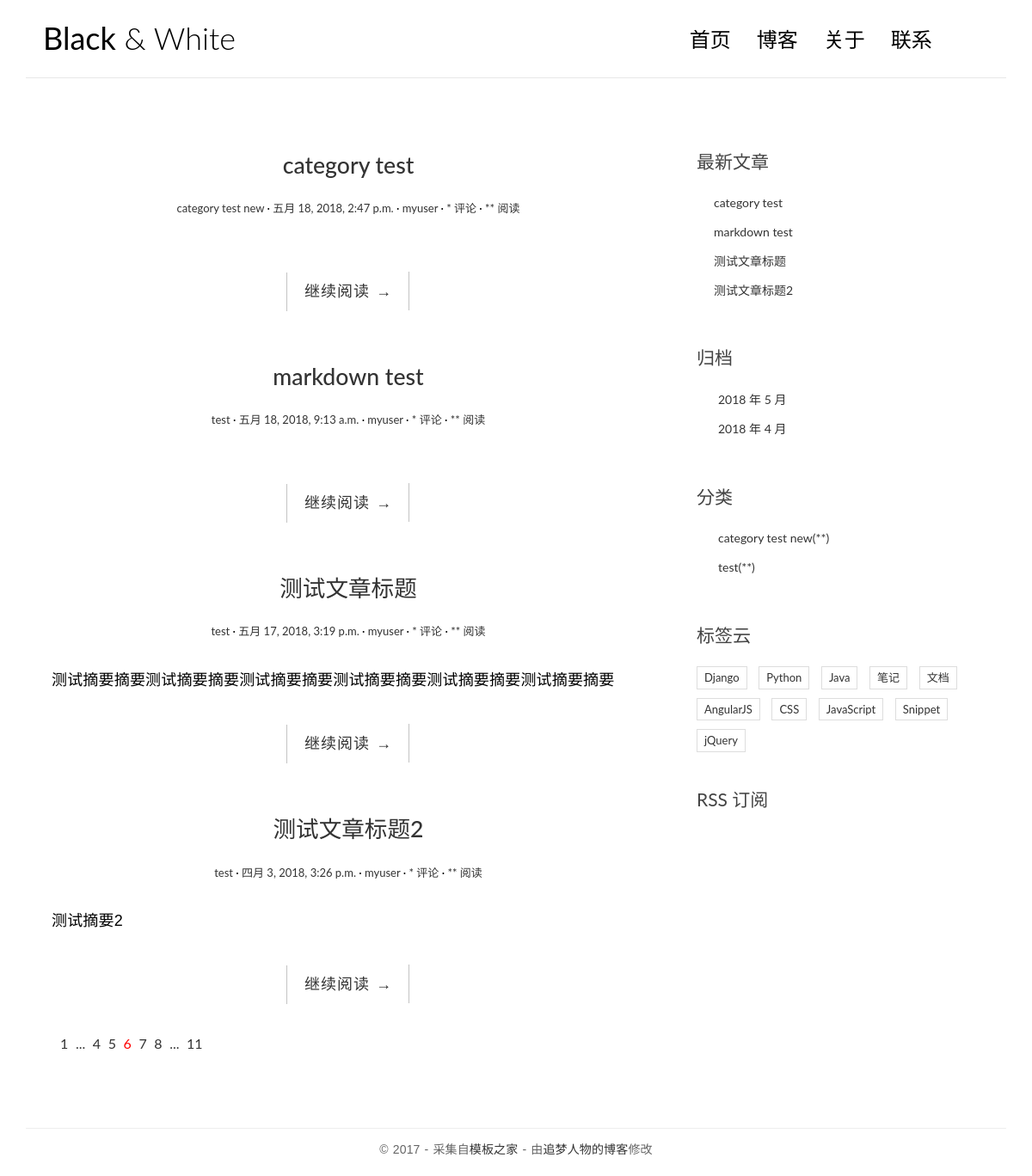
The page / on the database its author committed.
### blog/models.py (models this page shows, shortened)
@python_2_unicode_compatible
class Post(models.Model):
  title = models.CharField(max_length=70)
  body = models.TextField()
  created_time = models.DateTimeField()
  modified_time = models.DateTimeField()
  excerpt = models.CharField(max_length=200, blank=True)
  category = models.ForeignKey(Category)
  tags = models.ManyToManyField(Tag, blank=True)
  author = models.ForeignKey(User)
  def get_absolute_url(self):
    return reverse('blog:detail', kwargs={'pk': self.pk})
  class Meta:
    ordering = ['-created_time']

@python_2_unicode_compatible
class Category(models.Model):
  name = models.CharField(max_length=100)

### blog/views.py (the view)
# urls.py: url(r'^$', views.index, name='index'),
def index(request):
  post_list = Post.objects.all()
  return render(request, 'blog/index.html', context={'post_list': post_list})

### blog/templatetags/blog_tags.py (called while the page is built)
@register.simple_tag
def get_recent_posts(num=5):
  return Post.objects.all().order_by('-created_time')[:num]

@register.simple_tag
def archives():
  return Post.objects.dates('created_time', 'month', order='DESC')

@register.simple_tag
def get_categories():
  return Category.objects.all()

### templates/blog/index.html (shortened to what this page needs)
{% extends 'base.html' %}
{% load staticfiles %}
                {% block main %}
                    {% for post in post_list %}
                        <article class="post post-{{ post.pk }}">
                            <header class="entry-header">
                                <h1 class="entry-title">
                                    <a href="{{ post.get_absolute_url }}">{{ post.title }}</a>
                                </h1>
                                <div class="entry-meta">
                                    <span class="post-category"><a href="#">{{ post.category.name }}</a></span>
                                    <span class="post-date">
                                        <a href="#">
                                            <time class="entry-date" datetime="{{ post.created_time }}">{{ post.created_time }}</time>
                                        </a>
                                    </span>
                                    <span class="post-author"><a href="#">{{ post.author }}</a></span>
                                    <span class="comments-link"><a href="#">* 评论</a></span>
                                    <span class="views-count"><a href="#">** 阅读</a></span>
                                </div>
                            </header>
                            <div class="entry-content clearfix">
                                <p>{{ post.excerpt }}</p>
                                <div class="read-more cl-effect-14">
                                    <a href="{{ post.get_absolute_url }}" class="more-link">继续阅读 <span class="meta-nav">→</span></a>
                                </div>
                            </div>
                        </article>
                        {% empty %}
                        <div class="no-post">暂时还没有发布的文章</div>
                    {% endfor %}
                    <div class="pagination">
                        <ul>
                            <li><a href="">1</a></li>
                            <li><a href="">...</a></li>
                            <li><a href="">4</a></li>
                            <li><a href="">5</a></li>
                            <li class="current"><a href="">6</a></li>
                            <li><a href="">7</a></li>
                            <li><a href="">8</a></li>
                            <li><a href="">...</a></li>
                            <li><a href="">11</a></li>
                        </ul>
                    </div>
                {% endblock main %}

### templates/base.html (shortened to what this page needs)
{% load staticfiles %}
{% load blog_tags %}
<!DOCTYPE html>
<html>
<head>
    <link rel="stylesheet" href="{% static 'blog/css/bootstrap.min.css' %}">
    <link rel="stylesheet" href="http://code.ionicframework.com/ionicons/2.0.1/css/ionicons.min.css">
    <link rel="stylesheet" href="{% static 'blog/css/pace.css' %}">
    <link rel="stylesheet" href="{% static 'blog/css/custom.css' %}">
    <link rel="stylesheet" href="{% static 'blog/css/highlights/github.css' %}">
</head>
<body>
<div class="container">
    <header id="site-header">
        <div class="row">
            <div class="col-md-4 col-sm-5 col-xs-8">
                <div class="logo">
                    <h1><a href="{% url 'blog:index' %}"><b>Black</b> &amp; White</a></h1>
                </div>
            </div>
            <div class="col-md-8 col-sm-7 col-xs-4">
                <nav class="main-nav" role="navigation">
                    <div class="collapse navbar-collapse" id="bs-example-navbar-collapse-1">
                        <ul class="nav navbar-nav navbar-right">
                            <li class="cl-effect-11"><a href="{% url 'blog:index' %}" data-hover="首页">首页</a></li>
                            <li class="cl-effect-11"><a href="full-width.html" data-hover="博客">博客</a></li>
                            <li class="cl-effect-11"><a href="about.html" data-hover="关于">关于</a></li>
                            <li class="cl-effect-11"><a href="contact.html" data-hover="联系">联系</a></li>
                        </ul>
                    </div>
                </nav>
            </div>
        </div>
    </header>
</div>
<div class="content-body">
    <div class="container">
        <div class="row">
            <main class="col-md-8">
               {% block main %}
               {% endblock main %}
            </main>
            <aside class="col-md-4">
                <div class="widget widget-recent-posts">
                    <h3 class="widget-title">最新文章</h3>
                    {% get_recent_posts as recent_post_list %}
                    <ul>
                        {% for post in recent_post_list %}
                        <li>
                            <a href="{{ post.get_absolute_url }}">{{ post.title }}</a>
                        </li>
                        {% empty %}
                        暂无文章！
                    </ul>
                    {% endfor %}
                </div>
                <div class="widget widget-archives">
                    <h3 class="widget-title">归档</h3>
                    {% archives as date_list %}
                    <ul>
                        {% for date in date_list %}
                        <li>
                            <a href="{% url 'blog:archives' date.year date.month %}">{{ date.year }} 年 {{ date.month }} 月</a>
                        </li>
                        {% empty %}
                        暂无归档！
                        {% endfor %}
                    </ul>
                </div>
                <div class="widget widget-category">
                    <h3 class="widget-title">分类</h3>
                    {% get_categories as category_list %}
                    <ul>
                        {% for category in category_list %}
                        <li>
                            <a href="{% url 'blog:category' category.pk %}">{{ category.name }}<span class="post-count">(**)</span></a>
                        </li>
                        {% empty %}
                        暂无分类！
                        {% endfor %}
                    </ul>
                </div>
                <div class="widget widget-tag-cloud">
                    <h3 class="widget-title">标签云</h3>
                    <ul>
                        <li>
                            <a href="#">Django</a>
                        </li>
                        <li>
                            <a href="#">Python</a>
                        </li>
                        <li>
                            <a href="#">Java</a>
                        </li>
                        <li>
                            <a href="#">笔记</a>
                        </li>
                        <li>
                            <a href="#">文档</a>
                        </li>
                        <li>
                            <a href="#">AngularJS</a>
                        </li>
                        <li>
                            <a href="#">CSS</a>
                        </li>
                        <li>
                            <a href="#">JavaScript</a>
                        </li>
                        <li>
                            <a href="#">Snippet</a>
                        </li>
                        <li>
                            <a href="#">jQuery</a>
                        </li>
                    </ul>
                </div>
                <div class="rss">
                    <a href=""> RSS 订阅</a>
                </div>
            </aside>
        </div>
    </div>
</div>
<footer id="site-footer">
    <div class="container">
        <div class="row">
            <div class="col-md-12">
                <p class="copyright">&copy 2017 - 采集自<a href="http://www.cssmoban.com/"
                                                        target="_blank" title="模板之家">模板之家</a>
                    - 由<a href="http://zmrenwu.com/" title="网页模板" target="_blank">追梦人物的博客</a>修改
                </p>
            </div>
        </div>
    </div>
</footer>
</body>
</html>

### blog/static/blog/css/custom.css (style rules this page uses)
* { outline: none; }
h1, h2, h3, h4, h5, h6 { margin-top: 0; }
b { font-weight: 400; }
a { color: #333; }
body { color: #444; font-family: 'Lato', sans-serif; }
p { font-family: 'Ubuntu', sans-serif; font-weight: 400; word-spacing: 1px; letter-spacing: 0.01em; }
#site-header { background-color: #FFF; padding: 25px 20px; margin-bottom: 40px; border-bottom: 1px solid #e7e7e7; }
.logo h1 a { color: #000; }
.logo h1 { margin: 0; font-family: 'Lato', sans-serif; font-weight: 300; }
.main-nav { margin-top: 11px; max-width: 95%; }
.main-nav a { color: #000000 !important; padding: 0 0 5px 0 !important; margin-right: 30px; font-family: 'Lato', sans-serif; font-weight: 300; font-size: 24px; }
.cl-effect-11 a { padding: 10px 0; color: #0972b4; text-shadow: none; }
.cl-effect-11 a::before { position: absolute; top: 0; left: 0; overflow: hidden; padding: 0 0 5px 0 !important; max-width: 0; border-bottom: 1px solid #000; color: #000; content: attr(data-hover); white-space: nowrap; -webkit-transition: max-width 0.5s; -moz-transition: max-width 0.5s; transition: max-width 0.5s; }
.content-body { padding-bottom: 4em; }
.post { background: #fff; padding: 30px 30px 0; }
.entry-title { text-align: center; font-size: 1.9em; margin-bottom: 20px; line-height: 1.6; padding: 10px 20px 0; }
.entry-meta { text-align: center; color: #DDDDDD; font-size: 13px; margin-bottom: 30px; }
.entry-content { font-size: 18px; line-height: 1.9; font-weight: 300; color: #000; }
.post-category::after, .post-date::after, .post-author::after, .comments-link::after { content: ' ·'; color: #000; }
.read-more { font-family: 'Ubuntu', sans-serif; font-weight: 400; word-spacing: 1px; letter-spacing: 0.01em; text-align: center; margin-top: 20px; }
.cl-effect-14 a { padding: 0 20px; height: 45px; line-height: 45px; position: relative; display: inline-block; margin: 15px 25px; letter-spacing: 1px; font-weight: 400; text-shadow: 0 0 1px rgba(255, 255, 255, 0.3); }
.cl-effect-14 a::before, .cl-effect-14 a::after { position: absolute; width: 45px; height: 1px; background: #C3C3C3; content: ''; -webkit-transition: all 0.3s; -moz-transition: all 0.3s; transition: all 0.3s; pointer-events: none; }
.cl-effect-14 a::before { top: 0; left: 0; -webkit-transform: rotate(90deg); -moz-transform: rotate(90deg); transform: rotate(90deg); -webkit-transform-origin: 0 0; -moz-transform-origin: 0 0; transform-origin: 0 0; }
.cl-effect-14 a::after { right: 0; bottom: 0; -webkit-transform: rotate(90deg); -moz-transform: rotate(90deg); transform: rotate(90deg); -webkit-transform-origin: 100% 0; -moz-transform-origin: 100% 0; transform-origin: 100% 0; }
.widget { background: #fff; padding: 30px 0 0; }
.widget-title { font-size: 1.5em; margin-bottom: 20px; line-height: 1.6; padding: 10px 0 0; font-weight: 400; }
.widget-recent-posts ul { padding: 0; margin: 0; padding-left: 20px; }
.widget-recent-posts ul li { list-style-type: none; position: relative; line-height: 170%; margin-bottom: 10px; }
.widget-recent-posts ul li::before { content: '\f3d3'; font-family: "Ionicons"; position: absolute; left: -17px; top: 3px; font-size: 16px; color: #000; }
.widget-archives ul { padding: 0; margin: 0; padding-left: 25px; }
.widget-archives ul li { list-style-type: none; position: relative; line-height: 170%; margin-bottom: 10px; }
.widget-archives ul li::before { content: '\f3f3'; font-family: "Ionicons"; position: absolute; left: -25px; top: 1px; font-size: 16px; color: #000; }
.widget-category ul { padding: 0; margin: 0; padding-left: 25px; }
.widget-category ul li { list-style-type: none; position: relative; line-height: 170%; margin-bottom: 10px; }
.widget-category ul li::before { content: '\f3fe'; font-family: "Ionicons"; position: absolute; left: -25px; top: 1px; font-size: 18px; color: #000; }
.widget-tag-cloud ul { padding: 0; margin: 0; margin-right: -10px; }
.widget-tag-cloud ul li { list-style-type: none; font-size: 13px; display: inline-block; margin-right: 10px; margin-bottom: 10px; padding: 3px 8px; border: 1px solid #ddd; }
.rss { font-size: 21px; margin-top: 30px; }
.rss a { color: #444; }
#site-footer { padding-top: 10px; padding: 0 0 1.5em 0; }
.copyright { text-align: center; padding-top: 1em; margin: 0; border-top: 1px solid #eee; color: #666; }
.pagination ul { list-style: none; }
.pagination ul li { display: inline-block; font-size: 16px; margin-right: 5px; }
.current a { color: red; }

### rows shown on the page
Post: title "category test", category.name "category test new", created_time "五月 18, 2018, 2:47 p.m.", author "myuser"
Post: title "markdown test", category.name "test", created_time "五月 18, 2018, 9:13 a.m.", author "myuser"
Post: title "测试文章标题", category.name "test", created_time "五月 17, 2018, 3:19 p.m.", author "myuser", excerpt "测试摘要摘要测试摘要摘要测试摘要摘要测试摘要摘要测试摘要摘要测试摘要摘要"
Post: title "测试文章标题2", category.name "test", created_time "四月 3, 2018, 3:26 p.m.", author "myuser", excerpt "测试摘要2"
Category: name "category test new"
Category: name "test"

### other values the page prints
{{ date.year }} "2018" "2018"
{{ date.month }} "5" "4"
